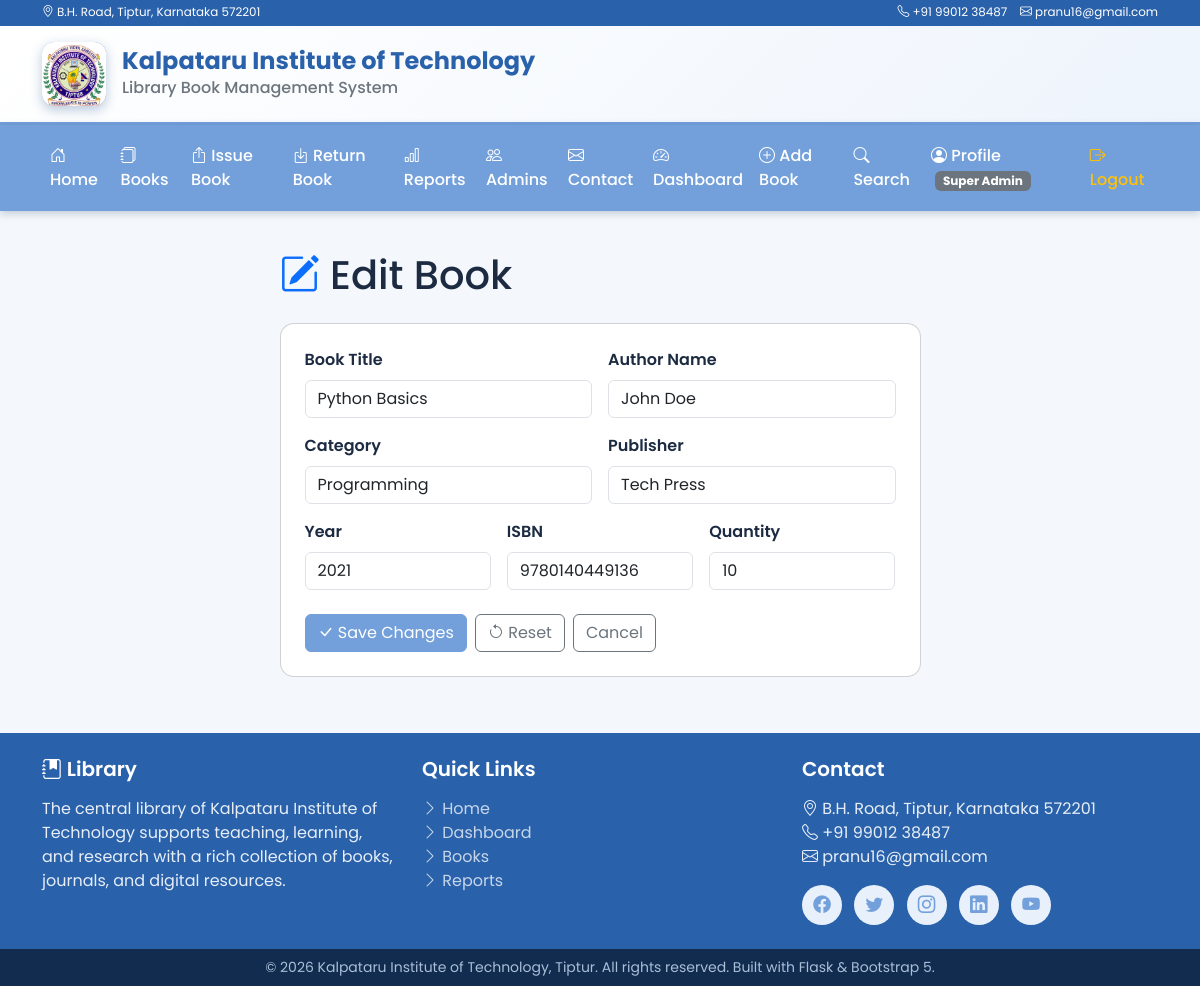
/edit_book/B001 (signed in), run on the app's committed database.
### tables this page shows
CREATE TABLE books (
            book_id          TEXT PRIMARY KEY,
            title            TEXT NOT NULL,
            author           TEXT NOT NULL,
            category         TEXT NOT NULL,
            publisher        TEXT NOT NULL,
            year             INTEGER NOT NULL,
            isbn             TEXT NOT NULL UNIQUE,
            quantity         INTEGER NOT NULL,
            available_copies INTEGER NOT NULL
        );

### app.py (the view, shortened to what this page needs)
@app.route("/edit_book/<book_id>", methods=["GET", "POST"])
@role_required("edit_book")
def edit_book(book_id):
    conn = db.get_connection()
    cursor = conn.cursor()
    row = cursor.execute(
        "SELECT * FROM books WHERE book_id = ?", (book_id,)
    ).fetchone()
    conn.close()
    if not row:
        flash("Book not found.", "danger")
        return redirect(url_for("search"))
    return render_template("edit_book.html", book=dict(row))

### app.py (called while the page is built, shortened)
def get_user_permissions():
    role = session.get("role")
    if role in db.RULES and role != db.ROLE_SUB_ADMIN:
        return db.RULES[role]

def has_permission(module):
    if module in db.SUPER_ADMIN_ONLY_MODULES:
        return session.get("role") == db.ROLE_SUPER_ADMIN
    return module in get_user_permissions()

def role_required(module):
    def decorator(func):
        @wraps(func)
        def wrapper(*args, **kwargs):
            if "logged_in" not in session:
                return redirect(url_for("login"))
            if not has_permission(module):
                abort(403)
            return func(*args, **kwargs)
        return wrapper
    return decorator

@app.context_processor
def inject_now():
    return {"now": datetime.now().year}

@app.context_processor
def inject_rbac_globals():
    role = session.get("role", db.ROLE_SUPER_ADMIN)
    role_labels = {
        db.ROLE_SUPER_ADMIN: "Super Admin",
        db.ROLE_SEMI_SUPER_ADMIN: "Semi-Super Admin",
        db.ROLE_SUB_ADMIN: "Sub Admin",
    }
    role_label = role_labels.get(role, "Admin")
    return {
        "current_role_label": role_label,
        "has_perm": has_permission,
        "can_manage": can_manage,
        "current_role": role,
    }

### database.py (called while the page is built)
def get_connection():
    conn = sqlite3.connect(DB_PATH)
    conn.row_factory = sqlite3.Row
    conn.execute("PRAGMA foreign_keys = ON")
    return conn

### templates/edit_book.html (shortened to what this page needs)
{% extends "base.html" %}
{% block content %}
<div class="row justify-content-center">
  <div class="col-lg-7">
    <h1 class="mb-4"><i class="bi bi-pencil-square text-primary"></i> Edit Book</h1>
    <div class="card">
      <div class="card-body p-4">
        <form method="post">
          <div class="row g-3">
            <div class="col-md-6">
              <label class="form-label">Book Title</label>
              <input type="text" name="title" class="form-control" value="{{ book['title'] }}" required>
            </div>
            <div class="col-md-6">
              <label class="form-label">Author Name</label>
              <input type="text" name="author" class="form-control" value="{{ book['author'] }}" required>
            </div>
            <div class="col-md-6">
              <label class="form-label">Category</label>
              <input type="text" name="category" class="form-control" value="{{ book['category'] }}" required>
            </div>
            <div class="col-md-6">
              <label class="form-label">Publisher</label>
              <input type="text" name="publisher" class="form-control" value="{{ book['publisher'] }}" required>
            </div>
            <div class="col-md-4">
              <label class="form-label">Year</label>
              <input type="number" name="year" class="form-control" value="{{ book['year'] }}" min="1900" max="2100" required>
            </div>
            <div class="col-md-4">
              <label class="form-label">ISBN</label>
              <input type="text" name="isbn" class="form-control" value="{{ book['isbn'] }}" required>
            </div>
            <div class="col-md-4">
              <label class="form-label">Quantity</label>
              <input type="number" name="quantity" class="form-control" value="{{ book['quantity'] }}" min="1" required>
            </div>
          </div>
<div class="mt-4 d-flex gap-2">
            <button type="submit" class="btn btn-primary"><i class="bi bi-check-lg"></i> Save Changes</button>
            <button type="reset" class="btn btn-outline-secondary"><i class="bi bi-arrow-counterclockwise"></i> Reset</button>
            <a href="{{ url_for('search') }}" class="btn btn-outline-secondary">Cancel</a>
          </div>
        </form>
      </div>
    </div>
  </div>
</div>
{% endblock %}

### static/css/style.css (style rules this page uses)
:root { --primary: #73a0db; --primary-dark: #2961ab; --primary-light: #e8f0fb; --accent: #ffc107; --success: #1e8e3e; --warning: #d97706; --danger: #324c6c; --text-dark: #1c2b42; --text-muted: #6c757d; --border: #e2e8f0; --bg-soft: #f4f7fb; }
* { font-family: "Poppins", "Segoe UI", Arial, sans-serif; }
body { background: var(--bg-soft); color: var(--text-dark); min-height: 100vh; display: flex; flex-direction: column; }
.card { border-radius: 14px; }
.form-label { font-weight: 600; color: var(--text-dark); }
.btn-primary { background: var(--primary); border-color: var(--primary); }

### data on the page
books: title "Python Basics", author "John Doe", category "Programming", publisher "Tech Press", year "2021", isbn "9780140449136", quantity "10"

### other printed values
{{ current_role_label }} "Super Admin"
